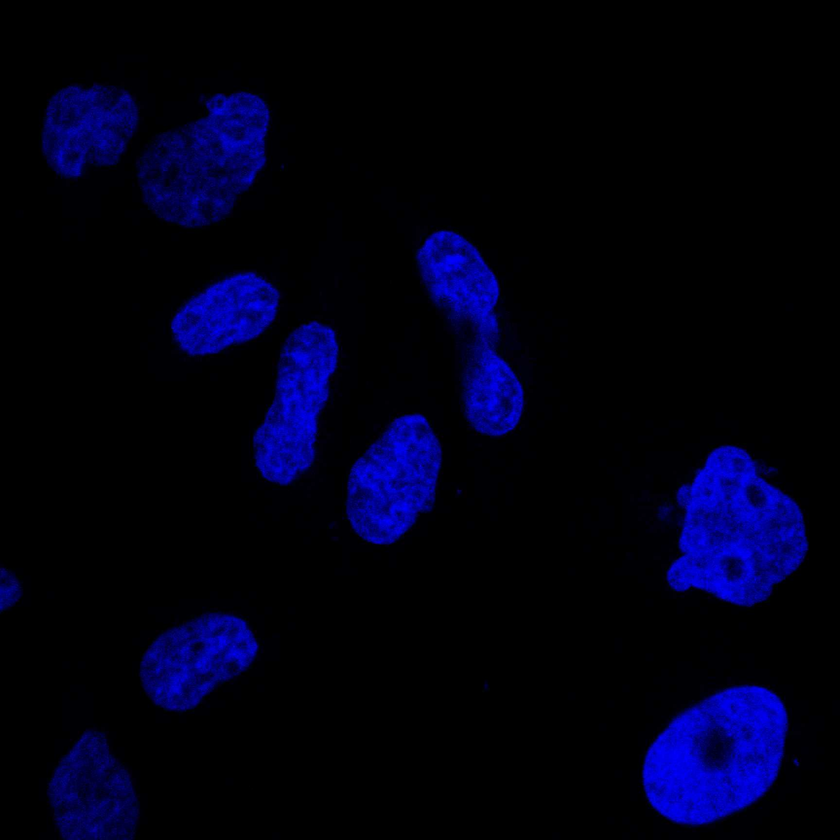
%> input picture HPA_data/IF/HPAdata/57_F11_1_blue.png, 840 x 840 px, shrunk from 1728 x 1728 before the run
$ octave --eval "result = bgseeds(rgb2gray(imread('../../../../../../../../HPA_data/IF/HPAdata/57_F11_1_blue.png')));"   (GNU Octave 9; MATLAB toolbox functions it lacks are replaced by stand-ins)
%> lines starting %> are read from the running program, lines starting %| are printed output that depends on the picture; in (x1, y1, x2, y2) boxes, pixels count from 0 and x2, y2 are one past the last pixel; in counts of white or black regions, pixels touching at a corner belong together; the program's own positions count from 1
function seeds = bgseeds( I, RADIUS, HLEVELS, PIXSIZE)

% Copyright (C) 2008  Murphy Lab
% Carnegie Mellon University
%
% This program is free software; you can redistribute it and/or modify
% it under the terms of the GNU General Public License as published
% by the Free Software Foundation; either version 2 of the License,
% or (at your option) any later version.
%
% This program is distributed in the hope that it will be useful, but
% WITHOUT ANY WARRANTY; without even the implied warranty of
% MERCHANTABILITY or FITNESS FOR A PARTICULAR PURPOSE.  See the GNU
% General Public License for more details.
%
% You should have received a copy of the GNU General Public License
% along with this program; if not, write to the Free Software
% Foundation, Inc., 51 Franklin Street, Fifth Floor, Boston, MA
% 02110-1301, USA.
%
% For additional information visit http://murphylab.web.cmu.edu or
% send email to murphy@cmu.edu


if ~exist( 'HLEVELS','var')
    HLEVELS = 3;
end
if ~exist( 'RADIUS','var')
    RADIUS = 20;
end
if ~exist('PIXSIZE','var')
    PIXSIZE = 0.25;
end

minsize = 150*0.25;

f = fspecial('disk',RADIUS);
g = imfilter( I, f, 'replicate');
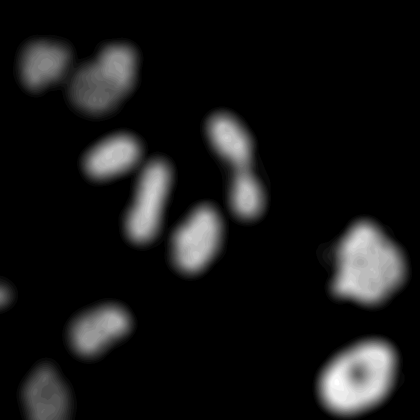
%> g: size 840x840 uint8 (shown at 1/2 size); min 0, max 27, mean 2.4; drawn with min black and max white

seeds = imextendedmin(g, HLEVELS);
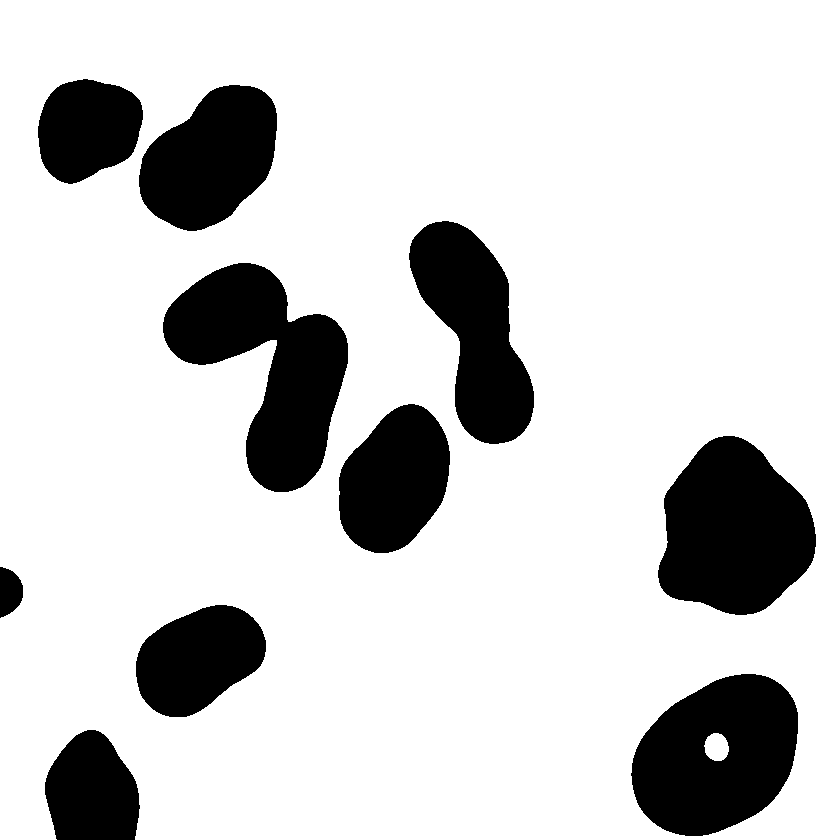
%> seeds: size 840x840 logical; 81.4% white; 10 black regions, largest, box (x1, y1, x2, y2) and area: (163, 263, 348, 492) 21600, (658, 436, 816, 615) 20652, (631, 674, 798, 836) 19666
bwl = bwlabel(seeds,4);
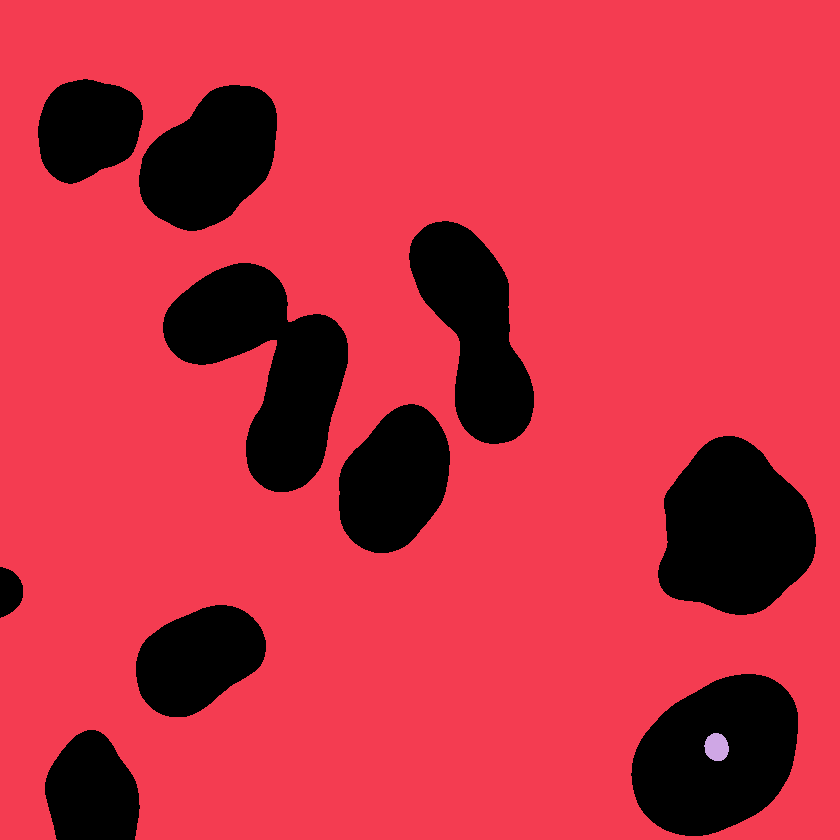
%> bwl: size 840x840 double; 3 distinct labels, from 0 to 2; one colour per label, 0 black

stats = regionprops(bwl,'MajorAxisLength');
%> stats = 2 regions; MajorAxisLength: 1019.5, 28.5

majlen = zeros(length(stats),1);
for i=1:length(stats)
    majlen(i) = stats(i).MajorAxisLength;
end
%> this loop made 2 passes
%> after the loop, majlen = [1019.5; 28.5]
majlen = majlen*PIXSIZE;
%> majlen = [254.9; 7.13]


idx = ismember(bwl,find(majlen<minsize));
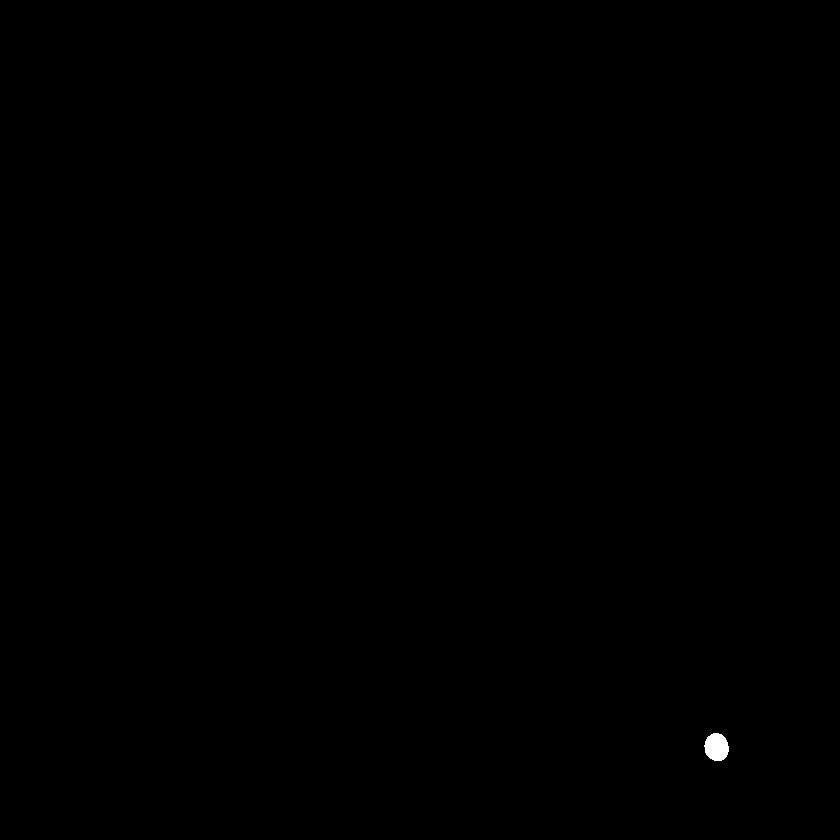
%> idx: size 840x840 logical; 0.08% white; 1 white region, box (x1, y1, x2, y2) and area: (704, 733, 729, 761) 542
seeds(idx) = 0;
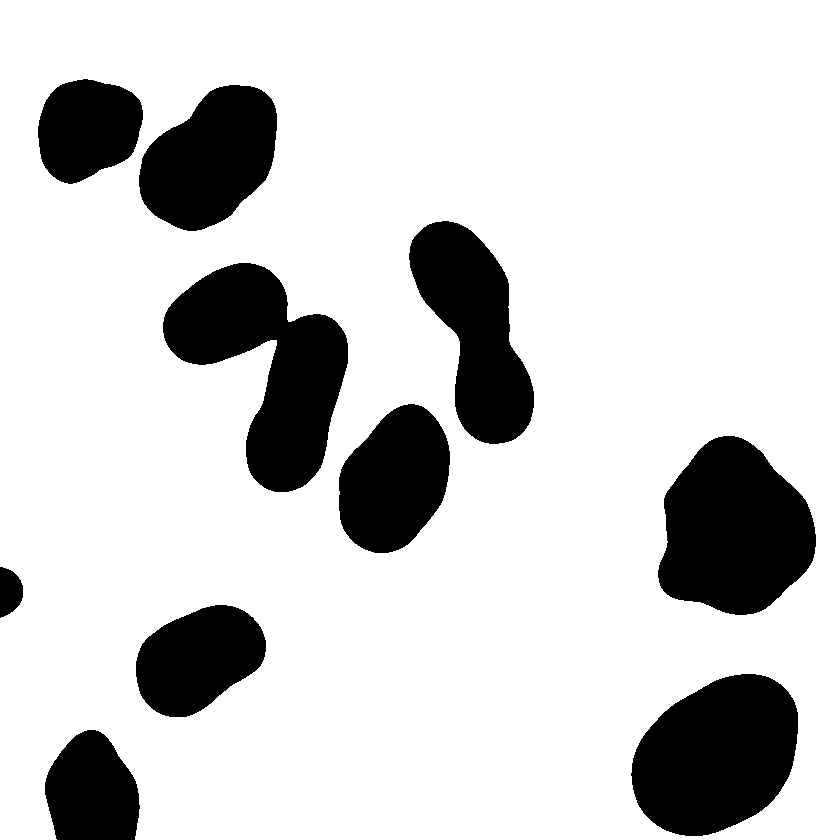
%> seeds: size 840x840 logical; 81.3% white; 10 black regions, largest, box (x1, y1, x2, y2) and area: (163, 263, 348, 492) 21600, (658, 436, 816, 615) 20652, (631, 674, 798, 836) 20208

seeds = uint8(seeds);

return

$ run again, on HPA_data/IF/HPAdata/57_F11_1_green.png
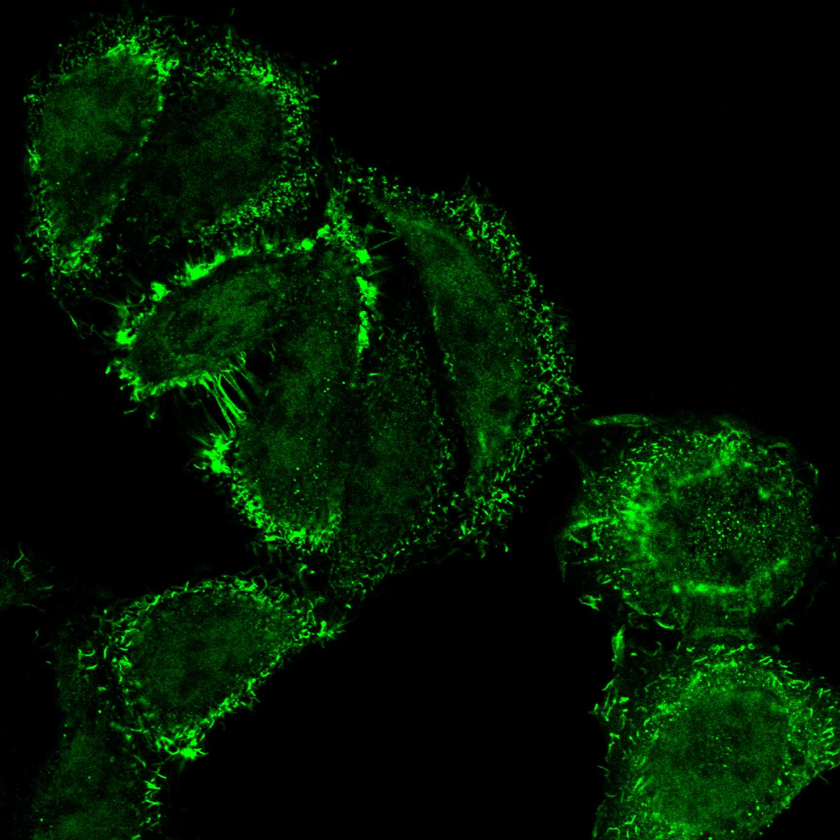
%> input picture HPA_data/IF/HPAdata/57_F11_1_green.png, 840 x 840 px, shrunk from 1728 x 1728 before the run
%> in bgseeds, `bwl = bwlabel(seeds,4);`:
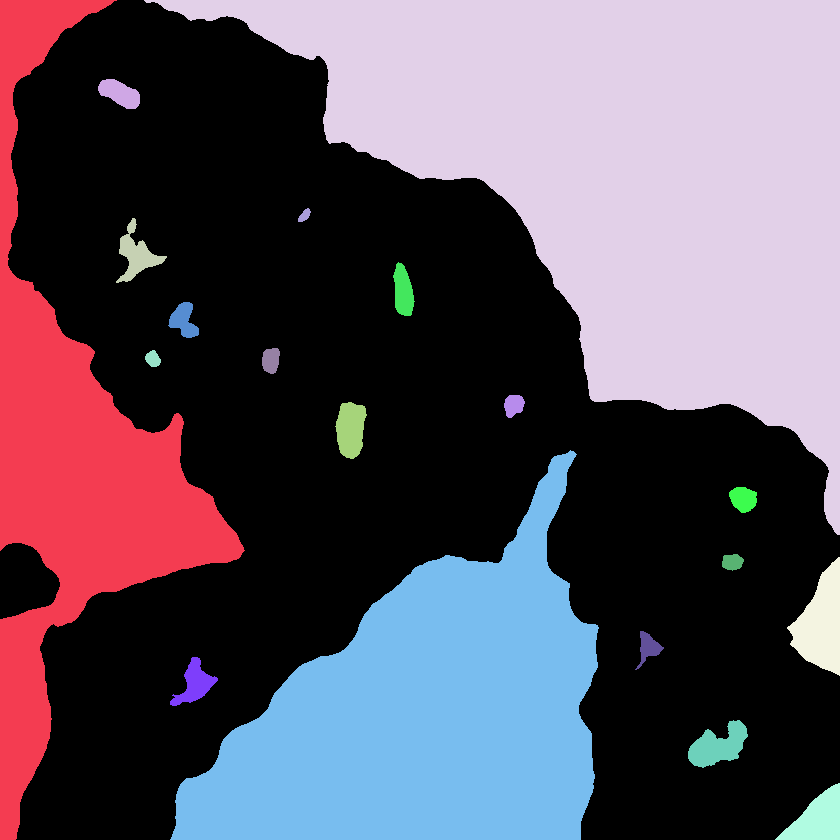
%> bwl: size 840x840 double; 20 distinct labels, from 0 to 19; one colour per label, 0 black
%> stats = 19 regions; first 5, MajorAxisLength: 731.9, 47.82, 56.29, 667.8, 17.5
%> the loop in bgseeds, `for i=1:length(stats)` made 19 passes
%> after the loop in bgseeds, `for i=1:length(stats)`: majlen = 19 values, max 731.9 at index 1, min 17.11 at index 10, mean 136.1
%> in bgseeds, `majlen = majlen*PIXSIZE;`: majlen = 19 values, max 183 at index 1, min 4.28 at index 10, mean 34.03
%> idx: size 840x840 logical; 2.2% white; 16 white regions, largest, box (x1, y1, x2, y2) and area: (787, 557, 840, 676) 3617, (775, 783, 840, 840) 2058, (688, 720, 748, 768) 1658
%> in bgseeds, `seeds(idx) = 0;`:
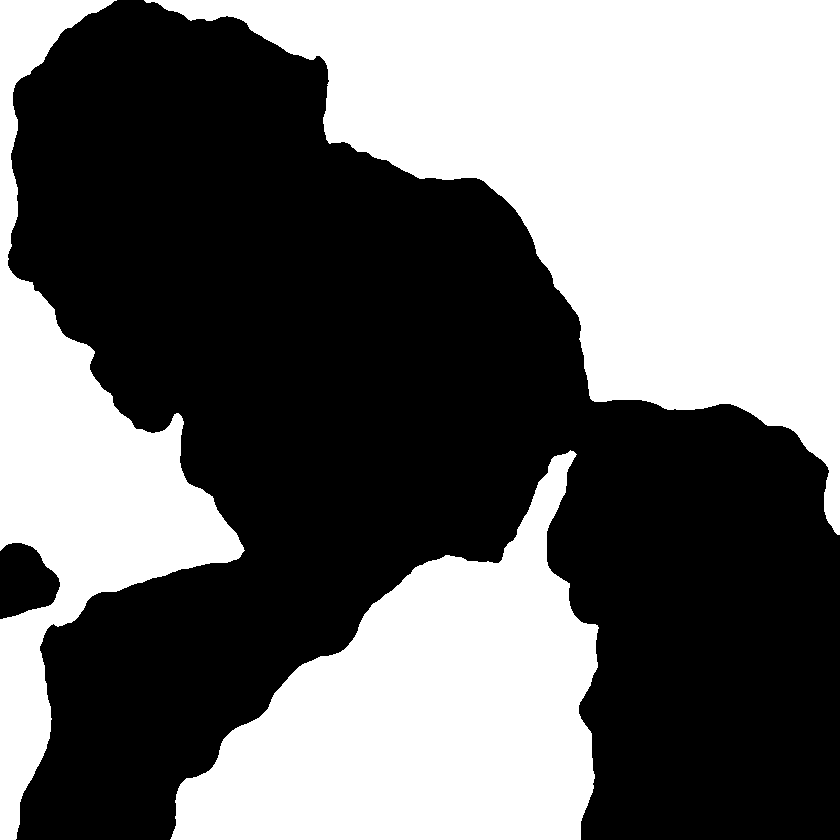
%> seeds: size 840x840 logical; 44.4% white; 3 white regions, box (x1, y1, x2, y2) and area: (144, 0, 840, 535) 163916, (170, 450, 599, 840) 88902, (0, 0, 245, 840) 60485

$ run again, on HPA_data/IF/HPAdata/57_F11_1_red.png
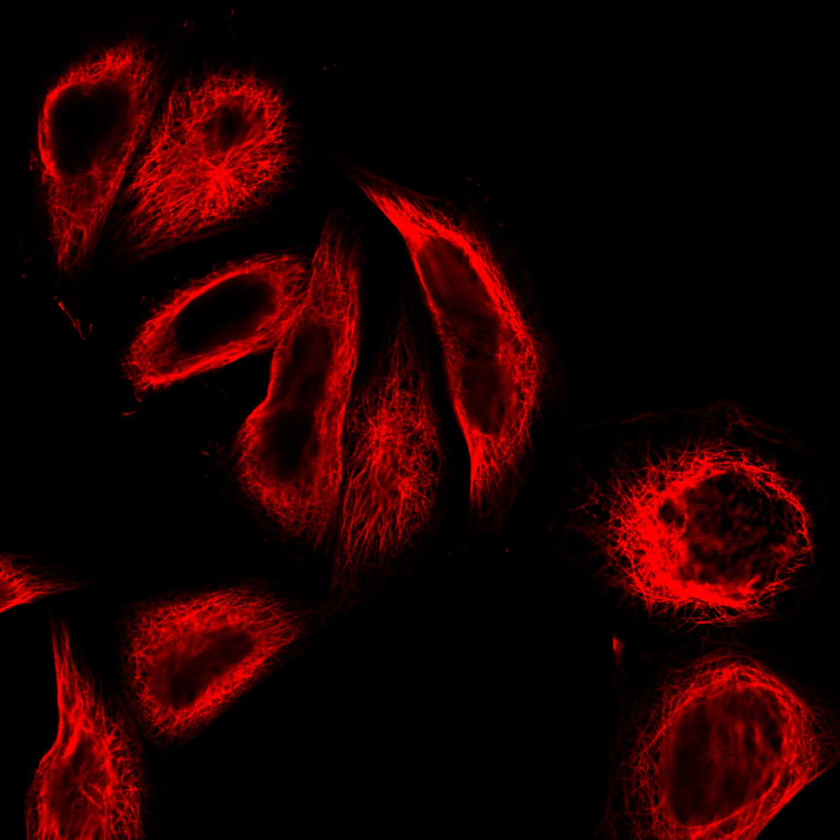
%> input picture HPA_data/IF/HPAdata/57_F11_1_red.png, 840 x 840 px, shrunk from 1728 x 1728 before the run
%> in bgseeds, `bwl = bwlabel(seeds,4);`:
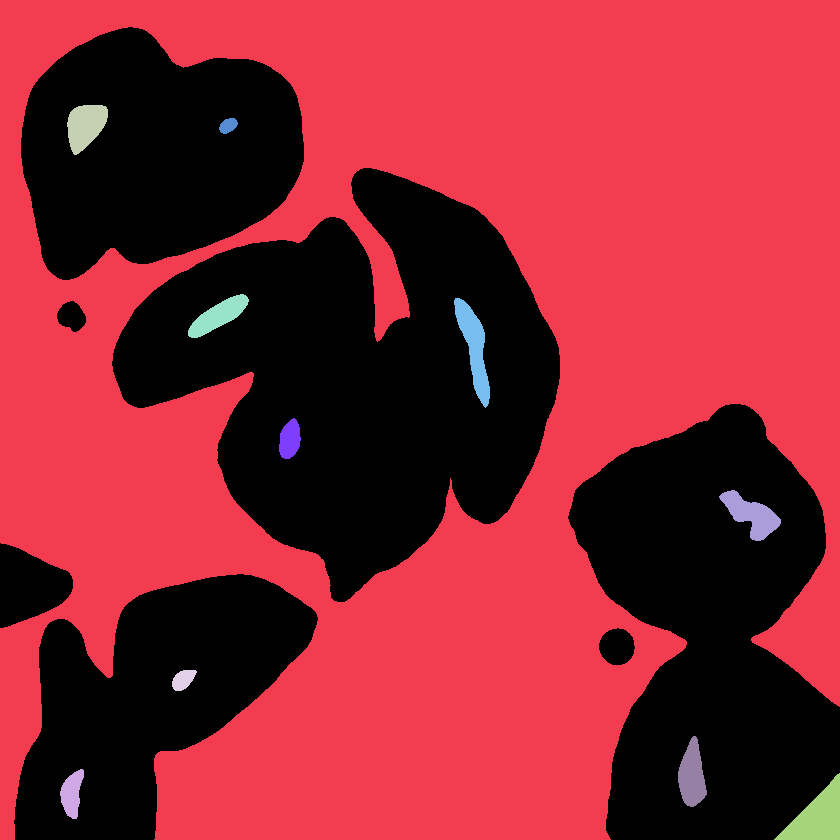
%> bwl: size 840x840 double; 12 distinct labels, from 0 to 11; one colour per label, 0 black
%> stats = 11 regions; first 5, MajorAxisLength: 1094.9, 50.6, 53.85, 28.16, 72.58
%> the loop in bgseeds, `for i=1:length(stats)` made 11 passes
%> after the loop in bgseeds, `for i=1:length(stats)`: majlen = [1094.9; 50.6; 53.85; 28.16; 72.58; 20.47; 40.89; 119.4; 68.83; 69.73; 77.64]
%> in bgseeds, `majlen = majlen*PIXSIZE;`: majlen = [273.7; 12.65; 13.46; 7.04; 18.14; 5.12; 10.22; 29.84; 17.21; 17.43; 19.41]
%> idx: size 840x840 logical; 1.6% white; 10 white regions, largest, box (x1, y1, x2, y2) and area: (774, 773, 840, 840) 2225, (454, 298, 490, 408) 1715, (719, 490, 781, 541) 1477
%> in bgseeds, `seeds(idx) = 0;`:
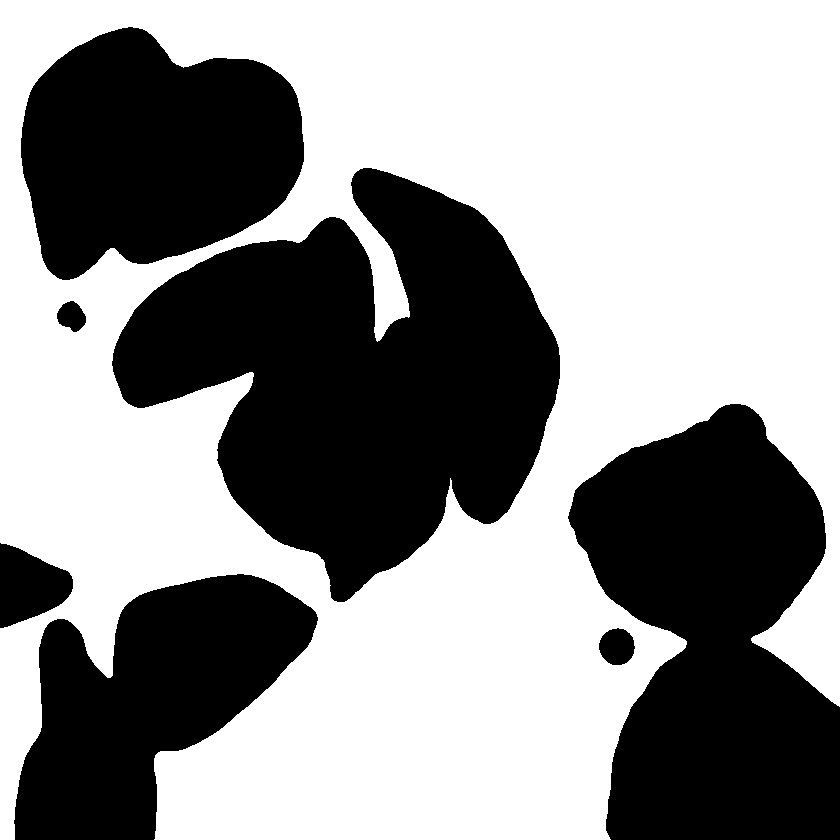
%> seeds: size 840x840 logical; 57.9% white; 7 black regions, largest, box (x1, y1, x2, y2) and area: (112, 168, 560, 602) 110596, (568, 404, 840, 840) 81684, (21, 27, 304, 280) 52196
